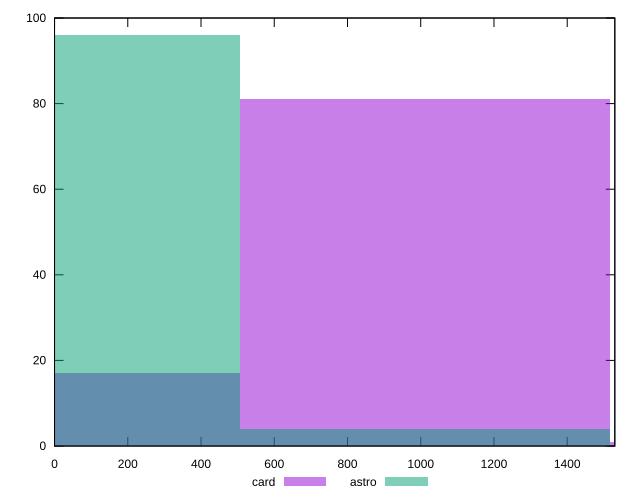

Recreate this plot in gnuplot.
reset

$card <<EOF
1010.637450524984 81
0 17
2021.274901049968 1
EOF

$astro <<EOF
1010.637450524984 4
0 96
EOF

set key outside below
set boxwidth 1010.637450524984
set xrange [0:1530]
set yrange [0:100]
set trange [0:100]
set style fill transparent solid 0.5 noborder
set terminal svg size 640, 500 enhanced background rgb 'white'
set output "report/report_00029_2021-02-24T13-36-40.390Z/uses-http2/comparison/histogram/2_vs_3.svg"

plot $card title "card" with boxes, \
     $astro title "astro" with boxes

reset
